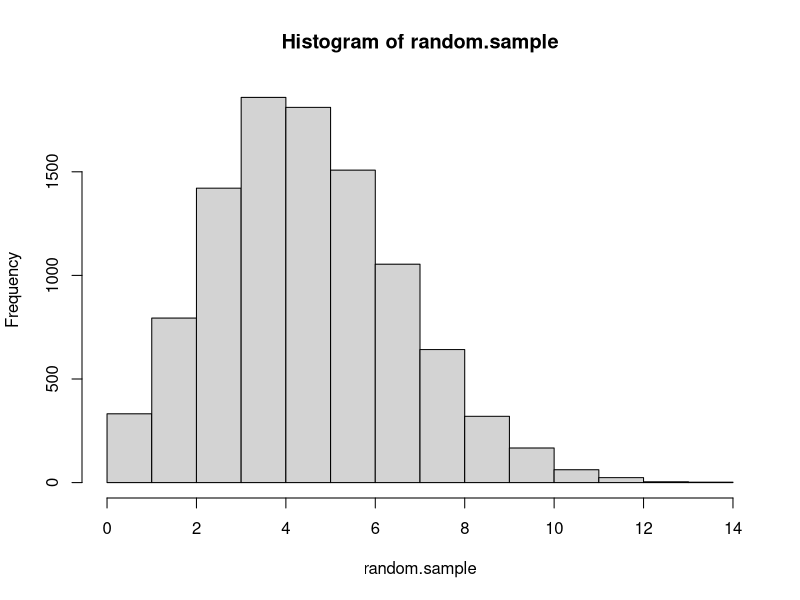
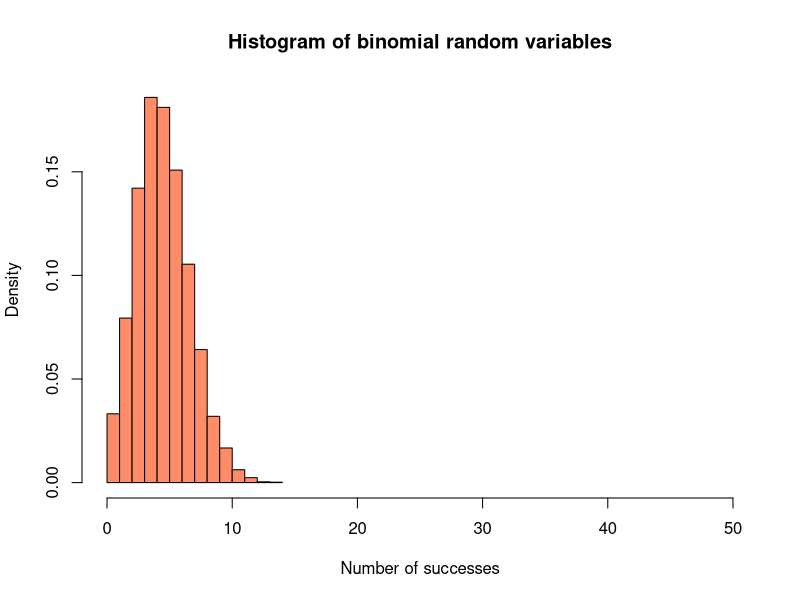
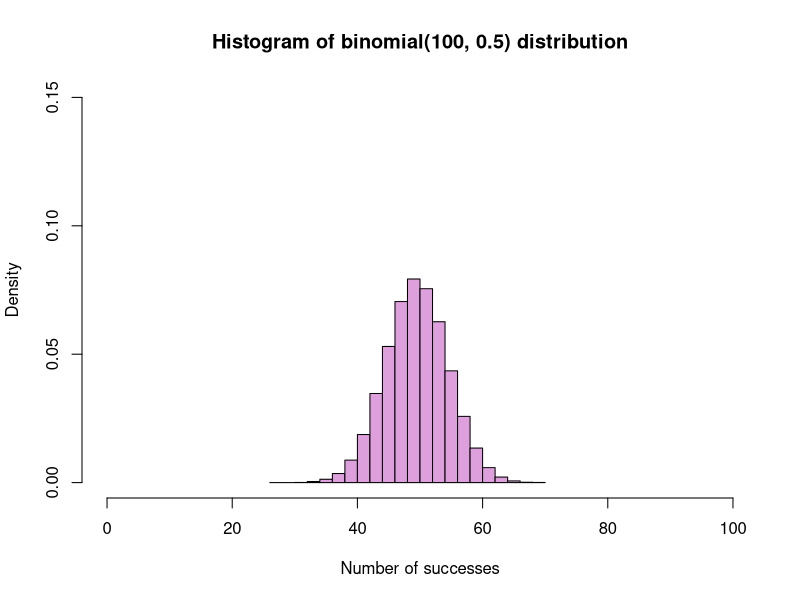
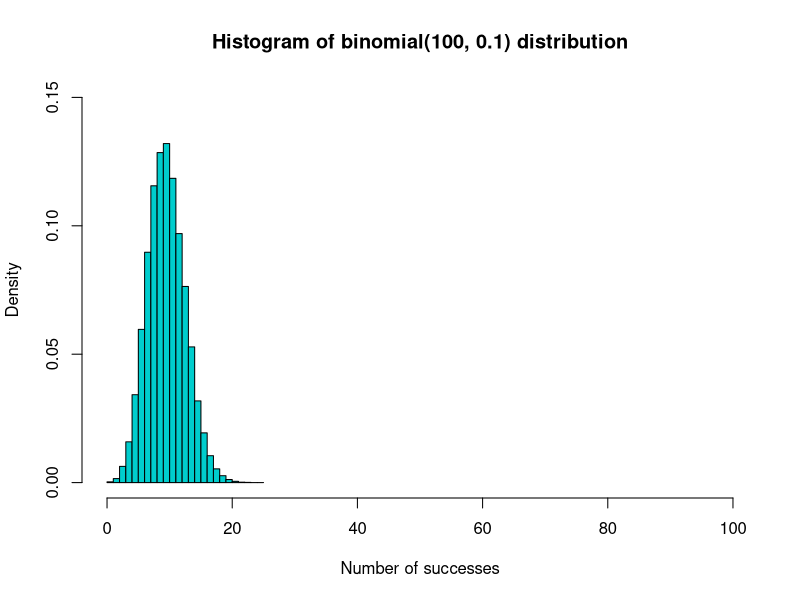
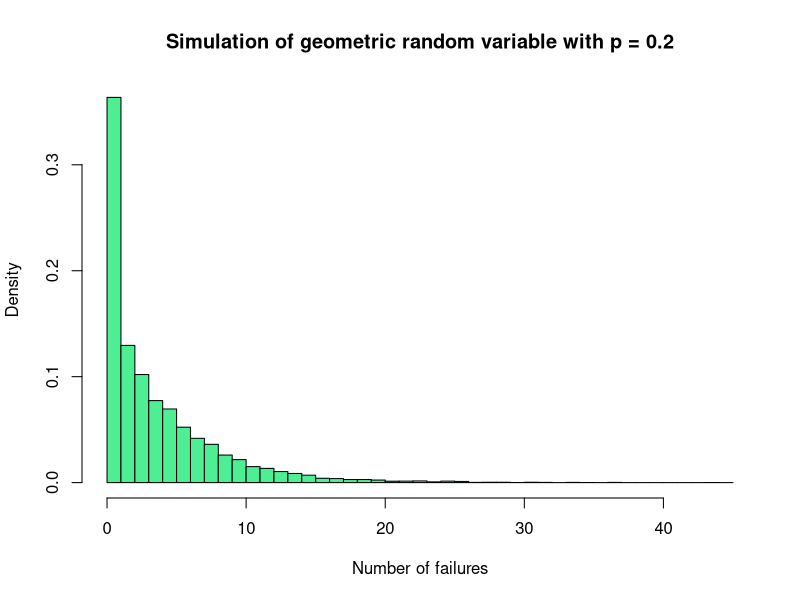
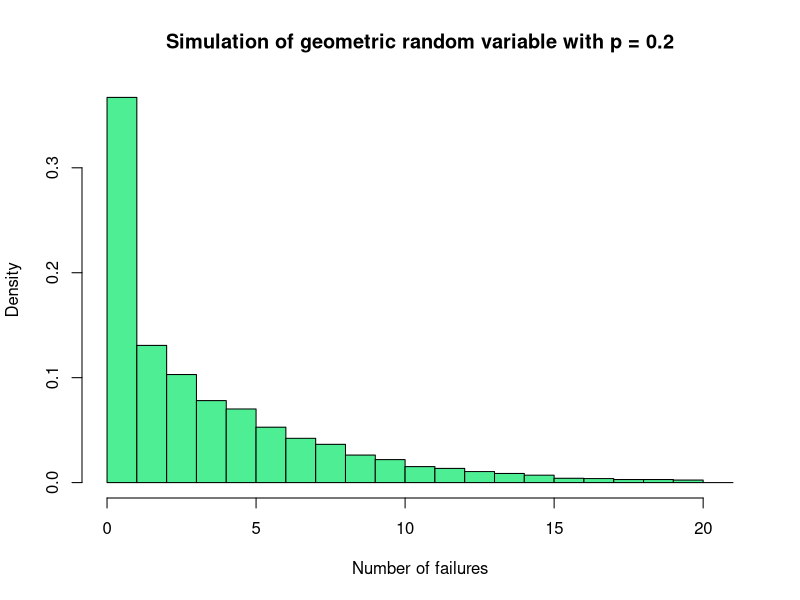

These charts were generated, in order, by the following R code:
## ---- chunk 1
dbinom(4, 8, 0.6)
## ---- chunk 2
pbinom(4, 10, 0.3)
## ---- chunk 3
rbinom( 20, 12, 0.4)
## ---- chunk 4
random.sample <- rbinom( 10000, 50, 0.1 )
## ---- chunk 5
hist( random.sample )
## ---- chunk 6
hist( random.sample,
      xlab = "Number of successes",
      main = "Histogram of binomial random variables",
      prob = TRUE,
      xlim = c(0, 50),
      col = "salmon1")
## ---- chunk 7
hist( rbinom(100000, 100, 0.5),
      main = "Histogram of binomial(100, 0.5) distribution",
      prob = TRUE,
      xlab = "Number of successes",
      xlim = c(0,100),
      ylim = c(0,0.15),
      col = "plum" )
## ---- chunk 8
hist( rbinom(100000, 100, 0.1),
      main = "Histogram of binomial(100, 0.1) distribution",
      prob = TRUE,
      xlab = "Number of successes",
      xlim = c(0, 100),
      ylim = c(0,0.15),
      col = "cyan3")
## ---- chunk 9
number.losses <- 0
## ---- chunk 10
number.losses <- number.losses + 1
## ---- chunk 11
number.losses
## ---- chunk 12
number.losses <- number.losses + 1
number.losses
## ---- chunk 13
total.sum <- 0

for( number.index in 1:10 ) {
    total.sum <- total.sum + number.index
}

total.sum
## ---- chunk 14
sum( 1:10 )
## ---- chunk 15

for( replication.index in 1:10 ) {
    cat( replication.index, "Hi Mom!\n")
}
## ---- chunk 16
replication.index <- 1
while( replication.index < 11 ) {
    cat( replication.index, "Hi Mom!\n")
    replication.index <- replication.index + 1
}
## ---- chunk 17
number.trials <- 0

urn.vector <- c( rep("Red", 2), rep("White", 8) )

ball.status <- "White"

while( ball.status == "White" ) {
    
    ball.status <- sample( urn.vector, 1 )
    
    if (ball.status == "White" ) {
        number.trials <- number.trials + 1
    }
}

number.trials
## ---- chunk 18
# First, we'll set the number of terms to 40

number.terms <- 40

# Now let's set the value of x:

x <- 2/3

# Finally, total.sum will be our accumulator variable,
# and we will initialize it to 0:

total.sum <- 0

# Now we enter the for loop:

for( power.index in 0:number.terms ) {
    
    # Each time through the loop, we will add a
    # higher power of x to the total:
    
    total.sum <- total.sum + x^power.index
}

# Now that we're done with the loop, we can 
# display the total:

total.sum
## ---- chunk 19
# First, we'll set the number of terms to 40

number.terms <- 40

# Now let's set the value of x:

x <- 2/3

# total.sum will be our accumulator variable,
# and we will initialize it to 0:

total.sum <- 0

# Now we'll create a vector to keep track
# of all the cumulative totals:

cumulative.total.vector <- numeric( number.terms )

# Now we enter the for loop:

for( power.index in 0:number.terms ) {
    
    # Each time through the loop, we will add a
    # higher power of x to the total:
    
    total.sum <- total.sum + x^power.index
    
    # Now we store the current value of total.sum
    # in the cumulative.total.vector. Notice that
    # we have to add 1 to the power.index:
    
    cumulative.total.vector[ power.index + 1 ] <- total.sum
}

# Now that we're done with the loop, we can 
# display the cumulative.total.vector, which
# will have all the running totals:

cumulative.total.vector
## ---- chunk 20
dgeom(3, 0.2)
## ---- chunk 21
pgeom(5, 0.2)
## ---- chunk 22
# Since this is a geometric random variable,
# we'll start by specifying the probability of success:

probability.success <- 0.2

number.replications <- 10000

result.vector <- numeric( number.replications )

for( replication.index in 1:number.replications ) {
    
    # First, we set up the variable that keeps track of
    # the whether or not a success has occurred:
    
    failure.status <- "Failure"
    
    # Now we have an accumulator random variable
    # that will keep track of the number of failures
    # before the first success:
    
    number.failures <- 0
    
    # Now we enter the while loop
    
    while( failure.status == "Failure" ) {
        
        # First, let's run a trial, which will either be
        # a success or a failure:
        
        failure.status <- sample( c("Success", "Failure"), 1,
                               prob = c(probability.success, 1 - probability.success) )
        
        # Now let's check to see if the trial is a failure
        # If the trial is a Failure, then update the 
        # accumulator variable that is counting the number
        # of failures.
        
        if( failure.status == "Failure" ) {
            number.failures <- number.failures + 1
        }
        
    }
    
    result.vector[ replication.index ] <- number.failures
}
## ---- chunk 23
mean( result.vector == 3 )
## ---- chunk 24
mean( result.vector <= 5 )
## ---- chunk 25
mean( result.vector )
## ---- chunk 26
var( result.vector )
## ---- chunk 27
hist( result.vector,
      prob = TRUE,
      xlab = "Number of failures",
      main = "Simulation of geometric random variable with p = 0.2",
      col = "seagreen2",
      breaks = 0:(max(result.vector) + 1) )
## ---- chunk 28
result.vector <- result.vector[ result.vector <= 20 ]

hist( result.vector,
      prob = TRUE,
      xlab = "Number of failures",
      main = "Simulation of geometric random variable with p = 0.2",
      col = "seagreen2",
      breaks = 0:(max(result.vector) + 1) )
## ---- chunk 29
second.dozen.win.probability <- 12/37
## ---- chunk 30
(1 - second.dozen.win.probability) / second.dozen.win.probability
## ---- chunk 31
# These are the numbers in the second dozen:

second.dozen.vector <- 13:24

number.replications <- 10000

result.vector <- numeric( number.replications )

for( replication.index in 1:number.replications ) {
    
    # First, we set up the variable that keeps track of
    # the whether or not a success has occurred:
    
    failure.status <- "Failure"
    
    # Now we have an accumulator random variable
    # that will keep track of the number of failures
    # before the first success:
    
    number.failures <- 0
    
    # Now we enter the while loop
    
    while( failure.status == "Failure" ) {
        
        # First, let's spin the roulette wheel once:
        
        roulette.number <- sample( 0:36, 1 )
        
        # Now let's see if the roulette number is in the
        # second dozen. 
        
        if( roulette.number %in% second.dozen.vector ) {
            failure.status <- "Success"
        } else {
            number.failures <- number.failures + 1
        }
    }
    
    result.vector[ replication.index ] <- number.failures
}

cat( "Expected number of losses:", mean( result.vector ), "\n" )
